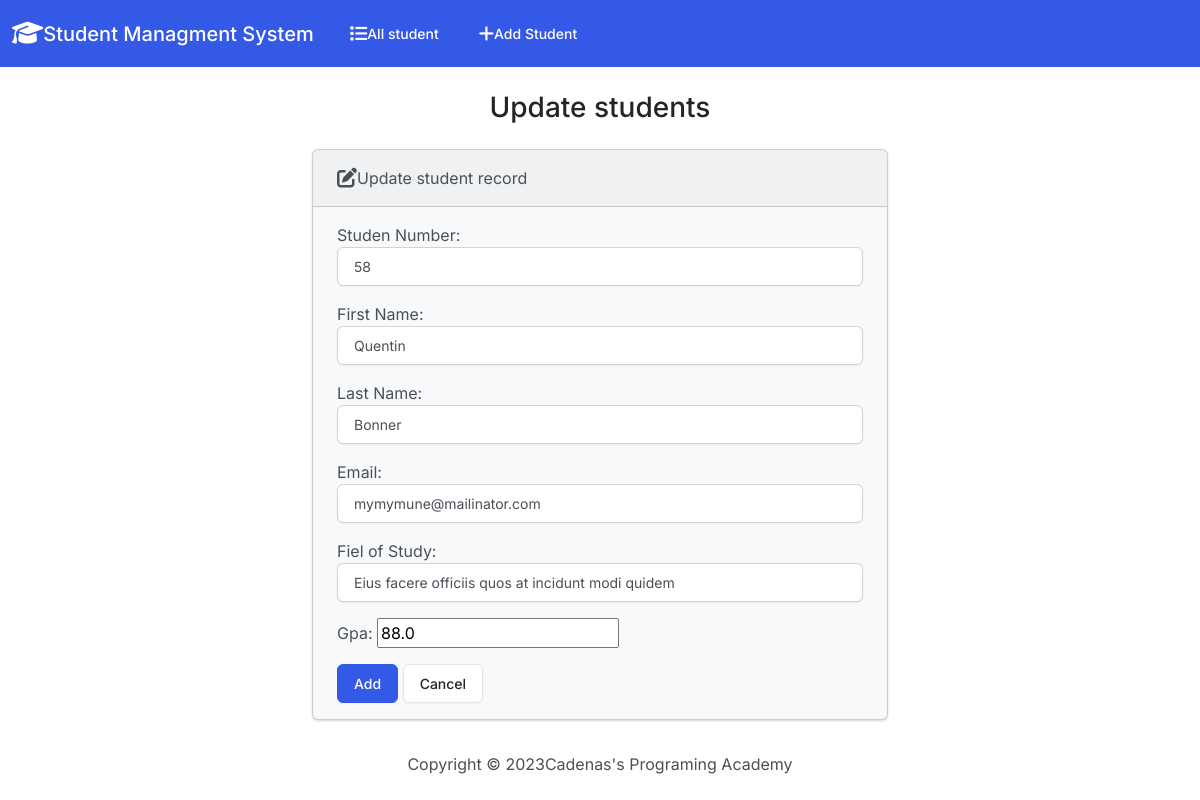
The page /edit/3/ on the database its author committed.
### students/models.py (models this page shows, shortened)
class Student(models.Model):
  student_number = models.PositiveIntegerField()
  first_name = models.CharField( max_length=50)
  last_name = models.CharField( max_length=50)
  email= models.EmailField( max_length=100)
  field_study=models.CharField(max_length=50)
  gpa = models.FloatField()
  class Meta:
        verbose_name = 'Student'
        verbose_name_plural = 'Students'

### students/views.py (the view)
# urls.py: path('edit/<int:id>/', views.edit,name='edit'),
def edit(request,id):
  if request.method == "POST":
    student = Student.objects.get(pk=id)
    form = StudentForm(request.POST, instance=student)
    if form.is_valid():
      form.save()
      return render(request, 'students/edit.html', {
        'form': form,
        'success': True
      })
  else:
    student = Student.objects.get(pk=id)
    form = StudentForm(instance=student)
  return render(request, 'students/edit.html',{
    'form': form
  })

### students/form.py
class StudentForm(forms.ModelForm):
    class Meta:
      model = Student
      fields = '__all__'
      labels = {
        'student_number': 'Studen Number',
        'first_name': 'First Name',
        'last_name': 'Last Name',
        'email': 'Email',
        'field_study': 'Fiel of Study',
        'gps': 'GPA',
      }
      widgets = {
        "student_number": forms.NumberInput(attrs={"class":"form-control"}),
        "first_name": forms.TextInput(attrs={"class":"form-control"}),
        "last_name": forms.TextInput(attrs={"class":"form-control"}),
        "email":forms.EmailInput(attrs={"class":"form-control"}),
        "field_study": forms.TextInput(attrs={"class":"form-control"}),
        "gps": forms.NumberInput(attrs={"class":"form-control"}),
      }

### students/templates/students/edit.html (shortened to what this page needs)
{% extends 'students/base.html' %}
{% block body %}
  <h3 class="text-center m-4">Update students</h3>
  {% if success %}
    <div class="alert alert-success" role="alert">
      the student updated successfuly.
      <a href="{% url 'index' %}" class="alert-link">Go to home page</a>
    </div>
  {% else %}
    <div class="row justify-content-center">
      <div class="col-6">
        <div class="card bg-light mb-3" >
          <div class="card-header"><i class="fa-solid fa-pen-to-square fa-lg"></i>Update student record</div>
          <div class="card-body">
            <form action="{% url 'add' %}" method="post">
              {{ form.as_p }}
              <button type="submit" class="btn btn-primary">Add</button>
              <a href="{% url 'index' %}" class="btn btn-secondary">Cancel</a>
            </form>
          </div>
        </div>
        </div>
      </div>
    </div>
  {% endif %}
{% endblock  %}

### rows shown on the page
Student: student_number "58", first_name "Quentin", last_name "Bonner", email "mymymune@mailinator.com", field_study "Eius facere officiis quos at incidunt modi quidem", gpa "88.0"
